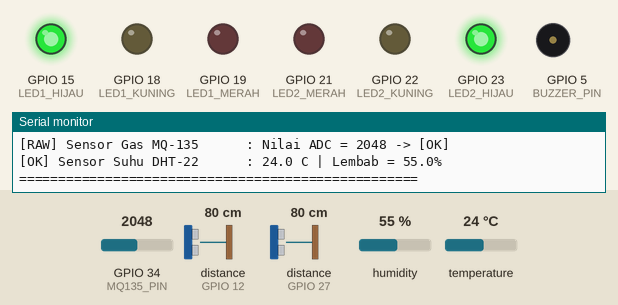
Recording of a sketch running on a simulated ESP32. On the bench: output pins drawn as LEDs (lit = HIGH), buzzer (waves = sounding, pin HIGH), the last lines printed to the serial monitor. Wiring (inferred from the names in the program): 2 × ultrasonic range finder: trigger GPIO 13, echo GPIO 12 / trigger GPIO 14, echo GPIO 27. The test bench sets the inputs (shaded band); at power-on: distance to the obstacle (sensors on GPIO 12, GPIO 27) 80 cm, GPIO 34 (MQ135_PIN) = 2048, humidity 55 %, temperature 24 °C. The echo pulse lasts 58.3 µs per cm; WiFi joins after 1.5 s; servers stay silent unless stated; uploads are accepted with an empty reply; pins used as bus, display or sensor lines are not drawn.

Above: at 2.8 s.
2.9 s: distance to the obstacle (sensor on GPIO 12) set to 20 cm
5.7 s: distance to the obstacle (sensor on GPIO 12) set to 15 cm
At 7.2 s:
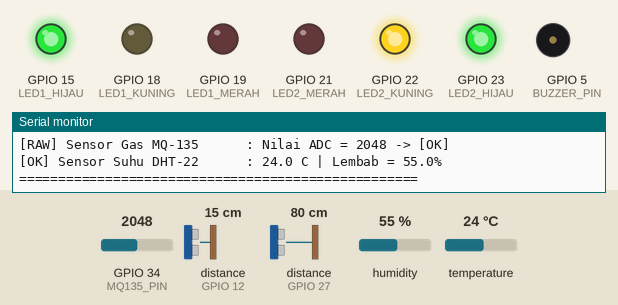
7.5 s: distance to the obstacle (sensor on GPIO 27) set to 19 cm
10.2 s: distance to the obstacle (sensor on GPIO 27) set to 15 cm
At 11.3 s:
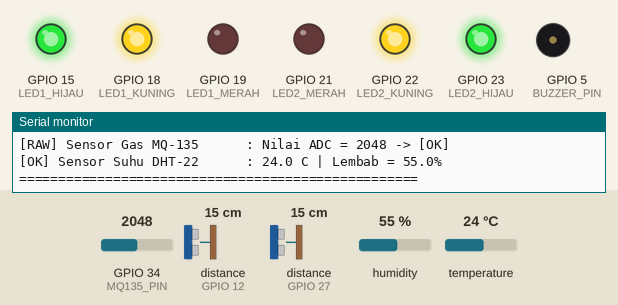
12.0 s: GPIO 34 (MQ135_PIN) set to 1946
At 12.5 s:
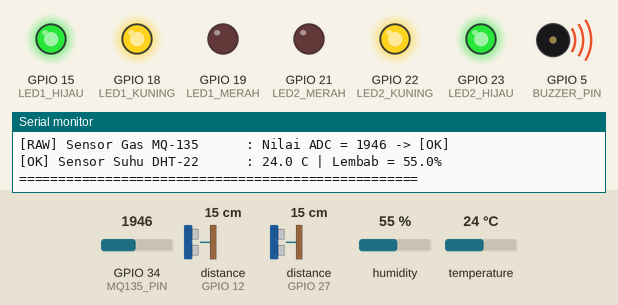
13.6 s: distance to the obstacle (sensor on GPIO 12) set to 2 cm
At 15.0 s:
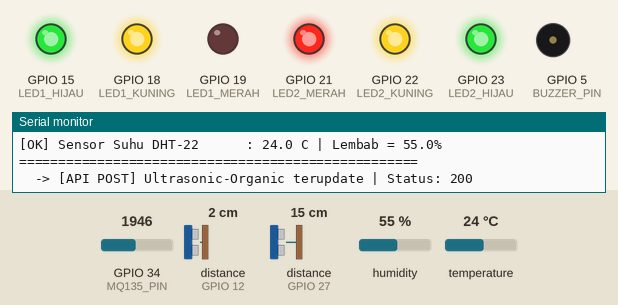
Timing chart, 0 to 16.4 s (numbered marks = the images above; inputs shaded):
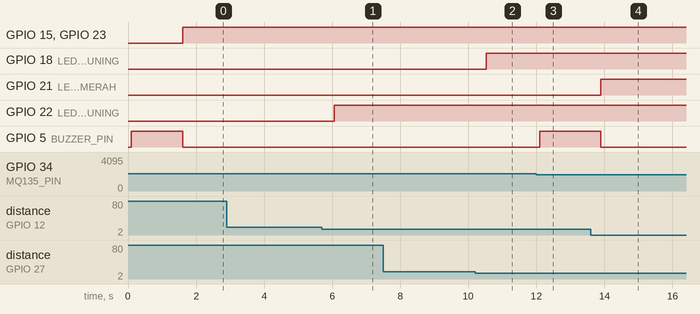

The sketch:

sensor_new.ino
```cpp
#include <WiFi.h>
#include <HTTPClient.h>
#include <WiFiClientSecure.h>
#include <DHT.h>

// --- KONFIGURASI DEBUGGING ---
#define DEBUG_MODE true

// --- Konfigurasi WiFi / API ---
const char* ssid = "vivo X200";
const char* password = "12345678";
const char* apiUrl = "https://api-samling.naufalrafa.my.id/api/v1/sensor-data";

// --- Pin Sensor & Aktuator ---
const int TRIG_PIN_1 = 14;
const int ECHO_PIN_1 = 27;

const int TRIG_PIN_2 = 13;
const int ECHO_PIN_2 = 12;

#define DHTPIN 4
#define DHTTYPE DHT22
DHT dht(DHTPIN, DHTTYPE);

#define BUZZER_PIN 5
#define MQ135_PIN 34

// --- Pin Indikator LED Set 1 ---
#define LED1_HIJAU 15
#define LED1_KUNING 18
#define LED1_MERAH 19

// --- Pin Indikator LED Set 2 ---
#define LED2_MERAH 21
#define LED2_KUNING 22
#define LED2_HIJAU 23

// --- Kalibrasi Fisik Tempat Sampah ---
const float MIN_DISTANCE_CM = 3.0;
const float MAX_DISTANCE_CM = 27.0;
const int GAS_THRESHOLD = 2000;

// --- Variabel Global Berbagi (Volatile) ---
volatile float globalDistanceCm1 = 0.0;
volatile float globalPct1 = 0.0;
volatile float globalDistanceCm2 = 0.0;
volatile float globalPct2 = 0.0;
volatile float globalSuhu = 0.0;
volatile float globalKelembaban = 0.0;
volatile int globalNilaiGas = 0;

// Status flags untuk keperluan Debugging
bool us1_success = false;
bool us2_success = false;

TaskHandle_t TaskCloud;

int bacaMQ135() {
    return analogRead(MQ135_PIN);
}

bool bacaUltrasonic(int trig, int echo, float &distanceCm) {
    digitalWrite(trig, LOW);
    delayMicroseconds(4);
    digitalWrite(trig, HIGH);
    delayMicroseconds(10);
    digitalWrite(trig, LOW);

    // Timeout diturunkan ke 15000 us (~2.5 meter) agar pembacaan tidak hang lama jika kabel putus
    unsigned long duration = pulseIn(echo, HIGH, 15000);
    if (duration == 0) return false;

    distanceCm = (duration * 0.0343) / 2.0;
    if (isnan(distanceCm) || distanceCm < 2.0 || distanceCm > 400.0) return false;

    return true;
}

void kirimSensor(String sensorType, float fillPercentage, float value) {
    if (WiFi.status() != WL_CONNECTED) return;

    WiFiClientSecure client;
    client.setInsecure();
    HTTPClient http;

    String payload = "{\"zone_id\":1,\"sensor_type\":\"" + sensorType + "\",\"fill_percentage\":" +
                     String(fillPercentage, 2) + ",\"value\":" + String(value, 2) + "}";
    http.begin(client, apiUrl);
    http.addHeader("Content-Type", "application/json");

    int httpCode = http.POST(payload);
    if (DEBUG_MODE) {
        if (httpCode > 0) {
            Serial.printf("  -> [API POST] %s terupdate | Status: %d\n", sensorType.c_str(), httpCode);
        } else {
            Serial.printf("  -> [API ERROR] %s gagal | Error: %s\n", sensorType.c_str(), http.errorToString(httpCode).c_str());
        }
    }
    http.end();
}

// --- TASK CORE 0: Sinkronisasi Internet ---
void TaskCloudCode(void * pvParameters) {
    for (;;) {
        // PERUBAHAN: 5000ms → 1000ms (1 detik interval)
        vTaskDelay(1000 / portTICK_PERIOD_MS);

        if (WiFi.status() == WL_CONNECTED) {
            float t = dht.readTemperature();
            float h = dht.readHumidity();
            if (!isnan(t)) globalSuhu = t;
            if (!isnan(h)) globalKelembaban = h;

            // PERUBAHAN: Hapus vTaskDelay(200) antar POST
            // Sekarang semua POST dikirim langsung tanpa jeda
            kirimSensor("Ultrasonic-Organic", globalPct1, globalDistanceCm1);
            kirimSensor("Ultrasonic-Anorganic", globalPct2, globalDistanceCm2);
            kirimSensor("MQ-135", 0.0, (float)globalNilaiGas);
            kirimSensor("DHT-22-Temp", 0.0, globalSuhu);
            kirimSensor("DHT-22-Humid", 0.0, globalKelembaban);
        }
    }
}

void setup() {
    Serial.begin(115200);
    delay(100);
    Serial.println("\n=== SYSTEM START (DIAGNOSTIC MODE ACTIVE) ===");

    dht.begin();

    pinMode(TRIG_PIN_1, OUTPUT); digitalWrite(TRIG_PIN_1, LOW);
    pinMode(ECHO_PIN_1, INPUT);
    pinMode(TRIG_PIN_2, OUTPUT); digitalWrite(TRIG_PIN_2, LOW);
    pinMode(ECHO_PIN_2, INPUT);

    pinMode(BUZZER_PIN, OUTPUT);
    digitalWrite(BUZZER_PIN, HIGH); // Active LOW (Mati di awal)
    pinMode(MQ135_PIN, INPUT);

    pinMode(LED1_HIJAU, OUTPUT); pinMode(LED1_KUNING, OUTPUT); pinMode(LED1_MERAH, OUTPUT);
    pinMode(LED2_HIJAU, OUTPUT); pinMode(LED2_KUNING, OUTPUT); pinMode(LED2_MERAH, OUTPUT);

    digitalWrite(LED1_HIJAU, LOW); digitalWrite(LED1_KUNING, LOW); digitalWrite(LED1_MERAH, LOW);
    digitalWrite(LED2_HIJAU, LOW); digitalWrite(LED2_KUNING, LOW); digitalWrite(LED2_MERAH, LOW);

    Serial.print("Menghubungkan ke WiFi: ");
    Serial.println(ssid);
    WiFi.begin(ssid, password);

    unsigned long start = millis();
    while (WiFi.status() != WL_CONNECTED && millis() - start < 10000) { // Timeout WiFi dipangkas ke 10 detik untuk debugging cepat
        delay(500);
        Serial.print('.');
    }

    if (WiFi.status() == WL_CONNECTED) {
        Serial.println("\n[SUKSES] WiFi Terhubung!");
        Serial.print("IP Address: ");
        Serial.println(WiFi.localIP());
    } else {
        Serial.println("\n[TIMEOUT] WiFi Lewat! Sistem berjalan dalam Mode Diagnostik Offline.");
    }

    xTaskCreatePinnedToCore(TaskCloudCode, "CloudTask", 10000, NULL, 1, &TaskCloud, 0);
}

float hitungPersentase(float rawDistance) {
    float currentPct = 0.0;
    if (rawDistance <= MIN_DISTANCE_CM) currentPct = 100.0;
    else if (rawDistance >= MAX_DISTANCE_CM) currentPct = 0.0;
    else {
        currentPct = (1.0 - (rawDistance - MIN_DISTANCE_CM) / (MAX_DISTANCE_CM - MIN_DISTANCE_CM)) * 100.0;
    }
    return currentPct;
}

void kendaliLED(float pct, int pinH, int pinK, int pinM) {
    if (pct >= 0 && pct < 40.0) {
        digitalWrite(pinH, HIGH);
        digitalWrite(pinK, LOW);
        digitalWrite(pinM, LOW);
    }
    else if (pct >= 40.0 && pct < 70.0) {
        digitalWrite(pinH, HIGH);
        digitalWrite(pinK, HIGH);
        digitalWrite(pinM, LOW);
    }
    else if (pct >= 70.0) {
        digitalWrite(pinH, HIGH);
        digitalWrite(pinK, HIGH);
        digitalWrite(pinM, HIGH);
    }
}

// --- CORE 1: Eksekusi & Pelaporan Status Real-time ---
void loop() {
    // 1. Uji Ultrasonik 1 (Organik)
    float rawDistanceCm1;
    us1_success = bacaUltrasonic(TRIG_PIN_1, ECHO_PIN_1, rawDistanceCm1);
    if (us1_success) {
        globalDistanceCm1 = rawDistanceCm1;
        float pct1 = hitungPersentase(rawDistanceCm1);
        globalPct1 = (0.2 * pct1) + (0.8 * globalPct1);
    }
    if (globalPct1 < 0.0) globalPct1 = 0.0;
    if (globalPct1 > 100.0) globalPct1 = 100.0;

    // 2. Uji Ultrasonik 2 (Anorganik)
    float rawDistanceCm2;
    us2_success = bacaUltrasonic(TRIG_PIN_2, ECHO_PIN_2, rawDistanceCm2);
    if (us2_success) {
        globalDistanceCm2 = rawDistanceCm2;
        float pct2 = hitungPersentase(rawDistanceCm2);
        globalPct2 = (0.2 * pct2) + (0.8 * globalPct2);
    }
    if (globalPct2 < 0.0) globalPct2 = 0.0;
    if (globalPct2 > 100.0) globalPct2 = 100.0;

    // 3. Uji Gas MQ-135
    globalNilaiGas = bacaMQ135();

    // 4. Jalankan Kendali Output Hardware
    kendaliLED(globalPct1, LED1_HIJAU, LED1_KUNING, LED1_MERAH);
    kendaliLED(globalPct2, LED2_HIJAU, LED2_KUNING, LED2_MERAH);

    if (globalPct1 >= 70.0 || globalPct2 >= 70.0 || globalNilaiGas >= GAS_THRESHOLD) {
        digitalWrite(BUZZER_PIN, LOW);
    } else {
        digitalWrite(BUZZER_PIN, HIGH);
    }

    // --- LIVE REPORT DIAGNOSTIK HARDWARE ---
    if (DEBUG_MODE) {
        static unsigned long lastDebugPrint = 0;
        if (millis() - lastDebugPrint >= 1000) {
            lastDebugPrint = millis();

            Serial.println("\n========== DIAGNOSTIK PIN & SENSOR ESP32 ==========");

            // Status Ultrasonik 1
            if (us1_success) {
                Serial.printf("[OK] Ultrasonik 1 (Organik)  : Jarak = %.1f cm | Kapasitas = %.1f%%\n", globalDistanceCm1, globalPct1);
            } else {
                Serial.println("[ERR] Ultrasonik 1 (Organik) : PIN ERROR / TIMEOUT (Periksa solderan Pin 27 & 14)");
            }

            // Status Ultrasonik 2
            if (us2_success) {
                Serial.printf("[OK] Ultrasonik 2 (Anorganik): Jarak = %.1f cm | Kapasitas = %.1f%%\n", globalDistanceCm2, globalPct2);
            } else {
                Serial.println("[ERR] Ultrasonik 2 (Anorganik): PIN ERROR / TIMEOUT (Periksa solderan Pin 12 & 13 / Masalah Booting!)");
            }

            // Status MQ-135
            Serial.printf("[RAW] Sensor Gas MQ-135      : Nilai ADC = %d ", globalNilaiGas);
            if (globalNilaiGas == 0) {
                Serial.println("-> [Kritis: Jalur GND putus atau VCC tidak masuk 5V!]");
            } else if (globalNilaiGas >= 4095) {
                Serial.println("-> [Kritis: Jalur Data Pin 34 Korslet langsung ke VCC 3.3V/5V!]");
            } else {
                Serial.println("-> [OK]");
            }

            // Status DHT22
            float t_test = dht.readTemperature();
            if (!isnan(t_test)) {
                Serial.printf("[OK] Sensor Suhu DHT-22      : %.1f C | Lembab = %.1f%%\n", globalSuhu, globalKelembaban);
            } else {
                Serial.println("[ERR] Sensor Suhu DHT-22      : GAGAL MEMBACA DATA (Periksa Pin 4, VCC, atau Resistor Pull-up)");
            }

            Serial.println("===================================================");
        }
    }

    delay(100);
}
```

Measured:
- the behaviour switches between 18 and 17 cm on distance to the obstacle (sensor on GPIO 12) (found by bisection; images 0 and 1)
- the behaviour switches between 18 and 17 cm on distance to the obstacle (sensor on GPIO 27) (found by bisection; images 1 and 2)
- the behaviour switches between 2000 and 1999 on GPIO 34 (MQ135_PIN) (found by bisection; images 2 and 3)
- after the input at 5.7 s, GPIO 22 (LED2_KUNING): LOW → HIGH after 0.36 s
- after the input at 10.2 s, GPIO 18 (LED1_KUNING): LOW → HIGH after 0.33 s
- after the input at 12.0 s, GPIO 5 (BUZZER_PIN): LOW → HIGH after 0.10 s
- after the input at 13.6 s, GPIO 21 (LED2_MERAH): LOW → HIGH after 0.30 s; GPIO 5 (BUZZER_PIN): HIGH → LOW after 0.30 s
